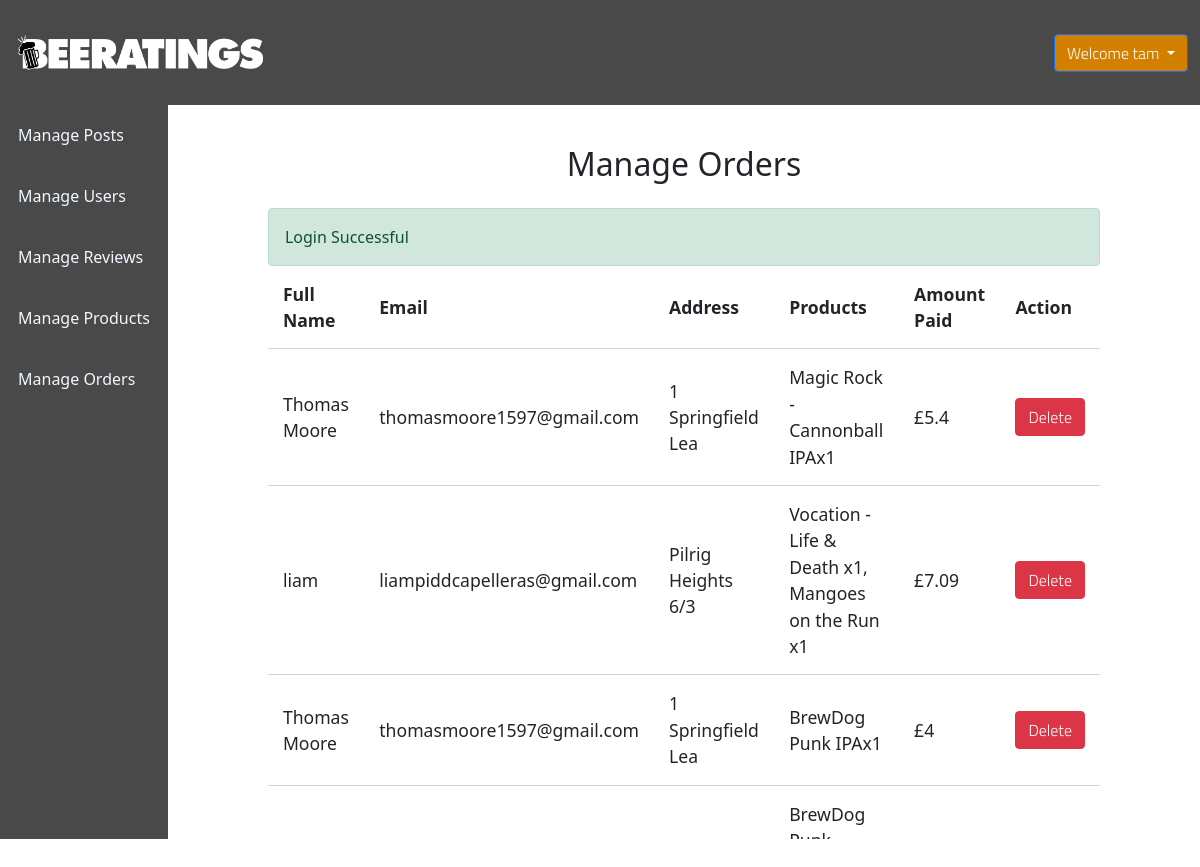
/beeratings/admin/orders/admin_orders.php (signed in), run on the app's committed database.
### tables this page shows
CREATE TABLE `orders` (
  `id` int(11) NOT NULL,
  `fullname` varchar(100) NOT NULL,
  `email` varchar(100) NOT NULL,
  `address` varchar(255) NOT NULL,
  `products` varchar(255) NOT NULL,
  `amount_paid` varchar(100) NOT NULL,
  `user_id` int(11) NOT NULL
);

### beeratings/admin/orders/order.php (called while the page is built, shortened)
<?php
  include_once("../../../includes/db.php");
    $table = 'orders';
    $orders = selectALL($table);

### includes/db.php (called while the page is built, shortened)
<?php
require('dbconnect.php');
function selectALL($table, $conditions = [])
{
    global $conn;
    $sql = "SELECT * FROM $table";
    if (empty($conditions)) {
        $stmt = $conn->prepare($sql);
        $stmt->execute();
        $records = $stmt->get_result()->fetch_all(MYSQLI_ASSOC);
        return $records;
    }
}

### beeratings/admin/orders/admin_orders.php (the view, shortened to what this page needs)
<?php include_once("order.php");
?>
<!DOCTYPE html>
<html lang="en">
    <head>
        <link rel="stylesheet"
            href="https://use.fontawesome.com/releases/v5.7.2/css/all.css"
>
        <link href="https://cdn.jsdelivr.net/npm/bootstrap@5.0.0-beta3/dist/css/bootstrap.min.css" rel="stylesheet">
        <link rel="stylesheet" href="../../css/admin.css">
    </head>
    <body>
        <?php include_once("../includes/admin_header.php"); ?>
        <div class="admin-wrapper">
        <?php include_once("../includes/admin_sidemenu.php"); ?>
        <div class="admin-content">
                <div class="content">
                    <h2 class="page-title">Manage Orders</h2>
                    <?php include_once("../../../includes/messages.php"); ?>
                    <table>
                        <thead>
                            <th>Full Name</th>
                            <th>Email</th>
                            <th>Address</th>
                            <th>Products</th>
                            <th>Amount Paid</th>
                            <th colspan="3">Action</th>
                        </thead>
                        <tbody>
                            <?php
                            foreach ($orders as $key => $order):?>
                                <tr>
                                <td><?php echo $order['fullname']?></td>
                                <td><?php echo $order['email']?></td>
                                <td><?php echo $order['address']?></td>
                                <td><?php echo $order['products']?></td>
                                <td>£<?php echo $order['amount_paid']?></td>
                                <td><a href="admin_orders.php?del_id=<?php echo $order['id'];?>" class="btn btn-danger">Delete</a></td>
                            </tr>
                            <?php endforeach;?>
                        </tbody>
                    </table>
                </div>
            </div>
        </div>
    </body>
</html>

### beeratings/css/admin.css (style rules this page uses)
.admin-wrapper { display: flex; height: calc(100% - 66px); }
.btn { font-family: 'Titillium Web', sans-serif; font-weight: 300; }
.admin-wrapper .admin-content { flex: 8; height: 100%; padding: 40px 100px 100px; overflow-y: scroll; }
.admin-content .page-title { text-align: center; margin-bottom: 1.5rem; }
table { width: 100%; border-collapse: collapse; font-size: 1.1rem; }
th, td { padding: 15px; text-align: left; border-bottom: 1px solid #d3d3d3; }
* { box-sizing: border-box }
html, body { height: 100%; padding: 0px; margin: 0px; }
a { text-decoration: none; color: inherit; }

### data on the page
orders: fullname "Thomas Moore", email "thomasmoore1597@gmail.com", address "1 Springfield Lea", products "Magic Rock - Cannonball IPAx1", amount_paid "5.4"
orders: fullname "liam", email "liampiddcapelleras@gmail.com", address "Pilrig Heights 6/3", products "Vocation - Life & Death x1, Mangoes on the Run x1", amount_paid "7.09"
orders: fullname "Thomas Moore", email "thomasmoore1597@gmail.com", address "1 Springfield Lea", products "BrewDog Punk IPAx1", amount_paid "4"
orders: products "BrewDog…"

### other printed values
$_SESSION['username'] "tam"
$_SESSION['message'] "Login Successful"
